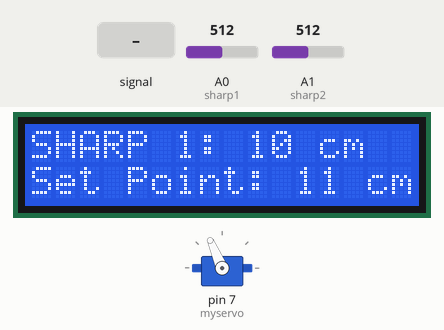
The sketch below on a simulated Arduino Uno, built with avr-gcc and run on an emulated ATmega328P. Parts: servo, 16×2 character LCD. Inputs (shaded band) come from the test bench; at power-on: A1 (sharp2) = 512, A0 (sharp1) = 512. What the sketch prints to the serial monitor is not drawn.

Above: at 1.2 s.
1.3 s: A0 (sharp1) fed a 200 Hz sine of ±460 counts around its level
At 1.84 s:
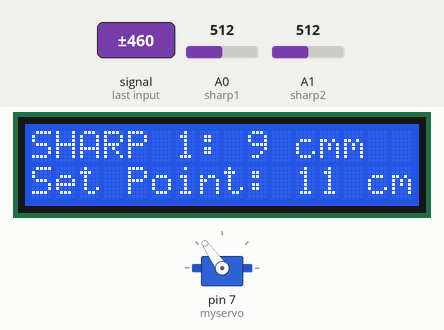
3.6 s: A1 (sharp2) set to 550
At 4.79 s:
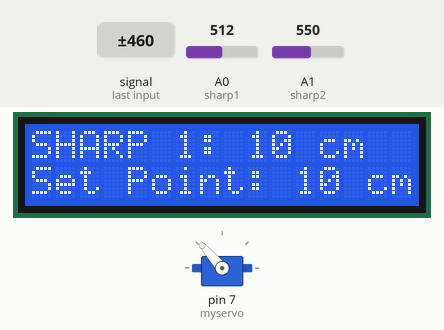
6.6 s: A1 (sharp2) set to 579
At 7.08 s:
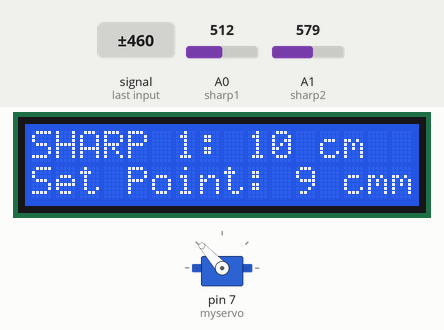
8.7 s: A0 (sharp1) set to 306
At 9.3 s:
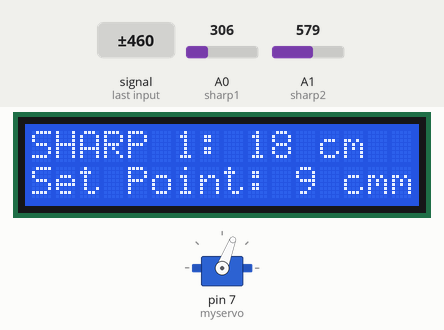
10.4 s: A0 (sharp1) set to 0
At 11.0 s:
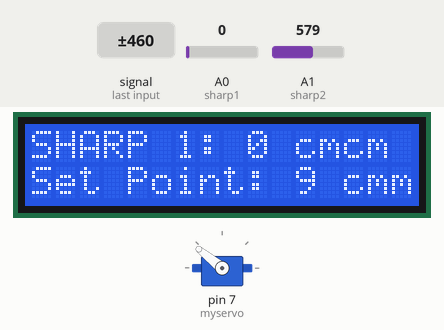
12.1 s: A1 (sharp2) set to 511
At 13.3 s:
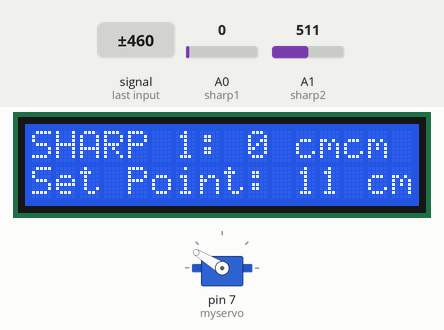
Timing chart, 0 to 14.8 s (numbered marks = the images above; inputs shaded):
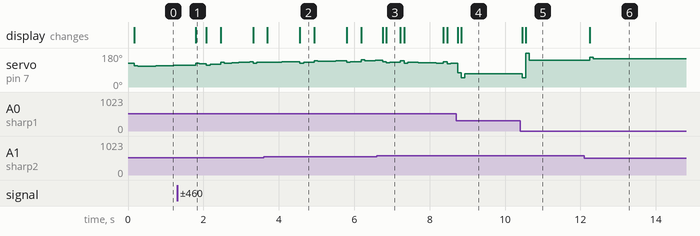

The sketch:

pid_total.ino
```cpp
#include <Servo.h>
#include <Wire.h>
#include <LiquidCrystal_I2C.h>
LiquidCrystal_I2C lcd(0x27, 16, 2); // set the LCD address to 0x27 for a 16 chars and 2 line display
///////////////////////ENTRADA-SALIDA///////////////////////
int sharp1 = A0;
int sharp2 = A1;
Servo myservo;
///////////////////////////////////////////////////////


////////////////////////Variables///////////////////////
int Read = 0;
float distancia = 0.0;
float elapsedTime, time, timePrev;        //Variables para el control de tiempo
float distance_previous_error, distance_error;
int period = 50;  //tiempo de muestreo
///////////////////////////////////////////////////////


///////////////////PID///////////////////////
float kp = 8; //proporcional
float ki = 0.9; //integral
float kd = 420; //derivativo
float distance_setpoint = 16;           //
float PID_p, PID_i, PID_d, PID_total;
///////////////////////////////////////////////////////


void setup() {

  Serial.begin(9600);
  myservo.attach(7);  //
  myservo.write(125); //
  pinMode(sharp1, INPUT);
  pinMode(sharp2, INPUT);
  time = millis();
  lcd.init();                      //
  lcd.backlight();

}

void loop() {


  if (millis() > time + period)
  {
    distance_setpoint = sensor2(300);
    time = millis();
    distancia = sensor1(300);
    Serial.print(distance_setpoint);
    Serial.print("  ");
    Serial.print(distancia);
    Serial.print("  ");
    Serial.println(PID_total + 30);
//    lcd,clear();
    lcd.setCursor(0, 0);
    lcd.print("SHARP 1: ");
    lcd.print(int(distancia));
    lcd.print(" cm");
    lcd.setCursor(0, 1);
    lcd.print("Set Point: ");
    lcd.print(int(distance_setpoint));
    lcd.print(" cm");
    // lcd.setCursor(0, 1);
    // lcd.print("*** second line.");
    distance_error = distance_setpoint - distancia;
    PID_p = kp * distance_error;
    float dist_diference = distance_error - distance_previous_error;
    PID_d = kd * ((distance_error - distance_previous_error) / period);

    if (-3.1 < distance_error && distance_error < 3.1)
    {
      PID_i = PID_i + (ki * distance_error);
    }
    else
    {
      PID_i = 0;
    }

    PID_total = PID_p + PID_i + PID_d;
    PID_total = map(PID_total, -150, 150, 0, 150);//

    if (PID_total < 20) {
      PID_total = 20;
    }
    if (PID_total > 160) {
      PID_total = 160;
    }

    myservo.write(PID_total + 30);
    distance_previous_error = distance_error;
  }
}


int sensor1(int n)
{
  long sum = 0;
  for (int i = 0; i < n; i++)
  {
    sum = sum + analogRead(sharp1);
  }
  float adc = sum / n;
  float distance_cm = 28940.1 * pow(adc, -1.16);
  return (distance_cm/2);
}

int sensor2(int j)
{
  long sum = 0;
  for (int i = 0; i < j; i++)
  {
    sum = sum + analogRead(sharp2);
  }
  float adc = sum / j;
  float distance_cm = 28940.1 * pow(adc,-1.15);//-1.126
 // float distance_cm = 28940.1 * pow(adc, -1.16);
  return (distance_cm/2);
}
```

Measured:
- the behaviour switches between 560 and 561 on A1 (sharp2) (found by bisection; images 2 and 3)
- after the input at 1.3 s, the display: changes after 0.49 s (image 1)
- after the input at 3.6 s, the display: first changes after 0.10 s (image 2 shows a later state)
- after the input at 6.6 s, the display: first changes after 0.15 s (image 3 shows a later state)
- after the input at 8.7 s, the display: first changes after 0.05 s (image 4 shows a later state)
- after the input at 10.4 s, servo on pin 7 (myservo): 69° → 50° after 0.06 s, → 180° 0.09 s later, → 141° 0.09 s later; the display: first changes after 0.06 s (image 5 shows a later state)
- after the input at 12.1 s, servo on pin 7 (myservo): 141° → 157° after 0.15 s, → 149° 0.10 s later; the display: changes after 0.15 s (image 6)
